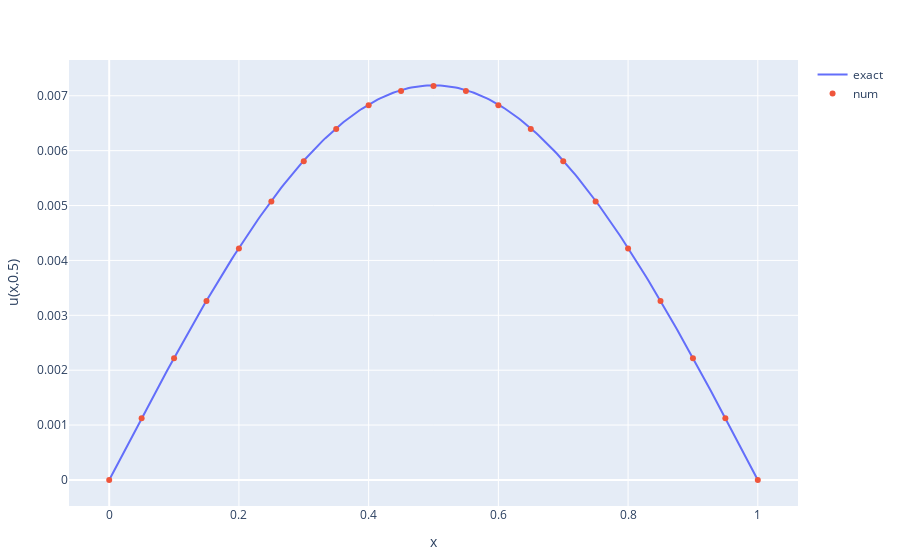

Notebook cell for this chart:
### Code cell
using PlotlyJS
using LinearAlgebra

# Set problem parameters/functions
kappa = 1   # diffusion constant
L = 1.0         # length of spatial domain
T = 0.5         # total time to solve for

function u_I(x)
    # initial temperature distribution
    y = sin.(pi*x/L)
    return y
end
function u_exact(x,t)
    # the exact solution
    y = exp.(-kappa*(pi^2/L^2)*t)*sin.(pi*x/L)
    return y
end
# Set numerical parameters
mx = 20     # number of gridpoints in space
mt = 1000   # number of gridpoints in time

# Set up the numerical environment variables
x = LinRange(0, L, mx+1)     # mesh points in space
t = LinRange(0, T, mt+1)     # mesh points in time
deltax = x[2] - x[1]            # gridspacing in x
deltat = t[2] - t[1]            # gridspacing in t
lmbda = kappa*deltat/(deltax^2)    # mesh fourier number
println("deltax = ", deltax)
println("deltat = ", deltat)
println("lambda = ", lmbda)

# Set up the solution variables
u_j = zeros(size(x))        # u at current time step
u_jp1 = zeros(size(x))      # u at next time step

# Set initial condition
for i in 1:mx+1
    u_j[i] = u_I(x[i])
end

# Solve the PDE: loop over all time points
for j in 1:mt
    # Forward Euler timestep at inner mesh points
    # PDE discretised at position x[i], time t[j]
    for i in 2:mx
        u_jp1[i] = u_j[i] + lmbda*(u_j[i-1] - 2*u_j[i] + u_j[i+1])
    end
    # Boundary conditions
    u_jp1[1] = 0; u_jp1[mx+1] = 0
        
    # Save u_j at time t[j+1]
    u_j[:] = u_jp1[:]
end

# Plot the final result and exact solution
xx = LinRange(0,L,250)

# Create traces
exact = scatter(x=xx, y=u_exact(xx,T), mode="lines", name="exact", showlegend=true)
num = scatter(x=x, y=u_j, mode="markers", name="num", showlegend=true)

layout = Layout(
    xaxis_title = "x",
    yaxis_title = "u(x,0.5)"
    )

plot([exact, num], layout)

### Figure 1 — Plotly figure (JSON) as saved in the notebook; plotly's stock layout.template omitted (floating-point values rounded to 4 significant figures; data arrays with more than 128 entries replaced by an {"elided": "..."} marker saying what was removed)
{"data": [{"mode": "lines", "name": "exact", "showlegend": true, "type": "scatter", "x": {"elided": "250 float values"}, "y": {"elided": "250 float values"}}, {"mode": "markers", "name": "num", "showlegend": true, "type": "scatter", "x": [0, 0.05, 0.1, 0.15, 0.2, 0.25, 0.3, 0.35, 0.4, 0.45, 0.5, 0.55, 0.6, 0.65, 0.7, 0.75, 0.8, 0.85, 0.9, 0.95, 1], "y": [0, 0.001123, 0.002218, 0.003258, 0.004219, 0.005075, 0.005807, 0.006395, 0.006826, 0.007089, 0.007177, 0.007089, 0.006826, 0.006395, 0.005807, 0.005075, 0.004219, 0.003258, 0.002218, 0.001123, 0]}], "layout": {"margin": {"b": 50, "l": 50, "r": 50, "t": 60}, "xaxis": {"title": {"text": "x"}}, "yaxis": {"title": {"text": "u(x,0.5)"}}}}
